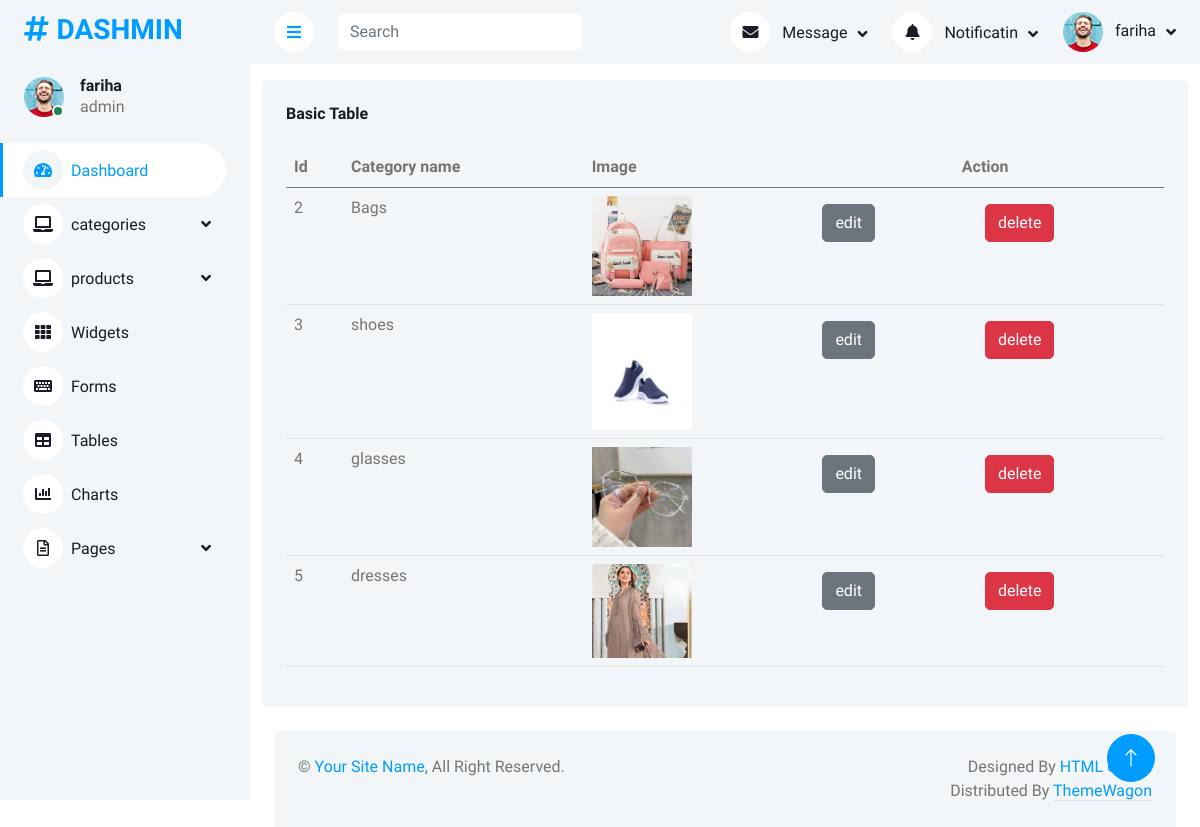
Page /viewcategory.php (signed in) on the committed database.
### tables this page shows
CREATE TABLE `category` (
  `id` int(11) NOT NULL,
  `cat_name` varchar(250) NOT NULL,
  `cat_image` varchar(250) NOT NULL
);

### viewcategory.php (the view)
<?php
include("header.php");
?>
<div class="container mt-3">
    <div class="bg-light rounded h-100 p-4">
        <h6 class="mb-4">Basic Table</h6>
        <table class="table">
            <thead>
                <tr>
                    <th scope="col">Id</th>
                    <th scope="col">Category name </th>
                    <th scope="col">Image</th>
                    <th scope="col" class="text-center" colspan="2">Action</th>
                </tr>
            </thead>
            <tbody>
                <?php
$query = $pdo->query("select * from category");
$row = $query->fetchAll(PDO::FETCH_ASSOC);
foreach($row as  $value) {
    ?>
                <tr>
                    <td scope="row"><?php echo $value['id']?></td>
                    <td><?php echo $value['cat_name']?></td>
                    <td><img src="img/category/<?php echo $value['cat_image']?>" width="100" alt=""></td>
                    <td>
                        <a href="updatecategory.php?catId=<?php echo $value['id']?>"
                            class="btn btn-secondary m-2">edit</a>
                    </td>
                    <td><a href="?deleteCat=<?php echo $value['id']?>" class="btn btn-danger m-2">delete</a></td>
                </tr>
                <?php
}
?>
            </tbody>
        </table>
    </div>
</div>
<?php
include("footer.php");
?>

### css/style.css (style rules this page uses)
:root { --primary: #009CFF; --light: #F3F6F9; --dark: #191C24; }
.btn { transition: .5s; }

### rows in the picture
category: id "2", cat_name "Bags", cat_image (picture)
category: id "3", cat_name "shoes", cat_image (picture)
category: id "4", cat_name "glasses", cat_image (picture)
category: id "5", cat_name "dresses", cat_image (picture)

### other values in the picture
$_SESSION['userName'] "fariha"
$_SESSION['userRole'] "admin"
